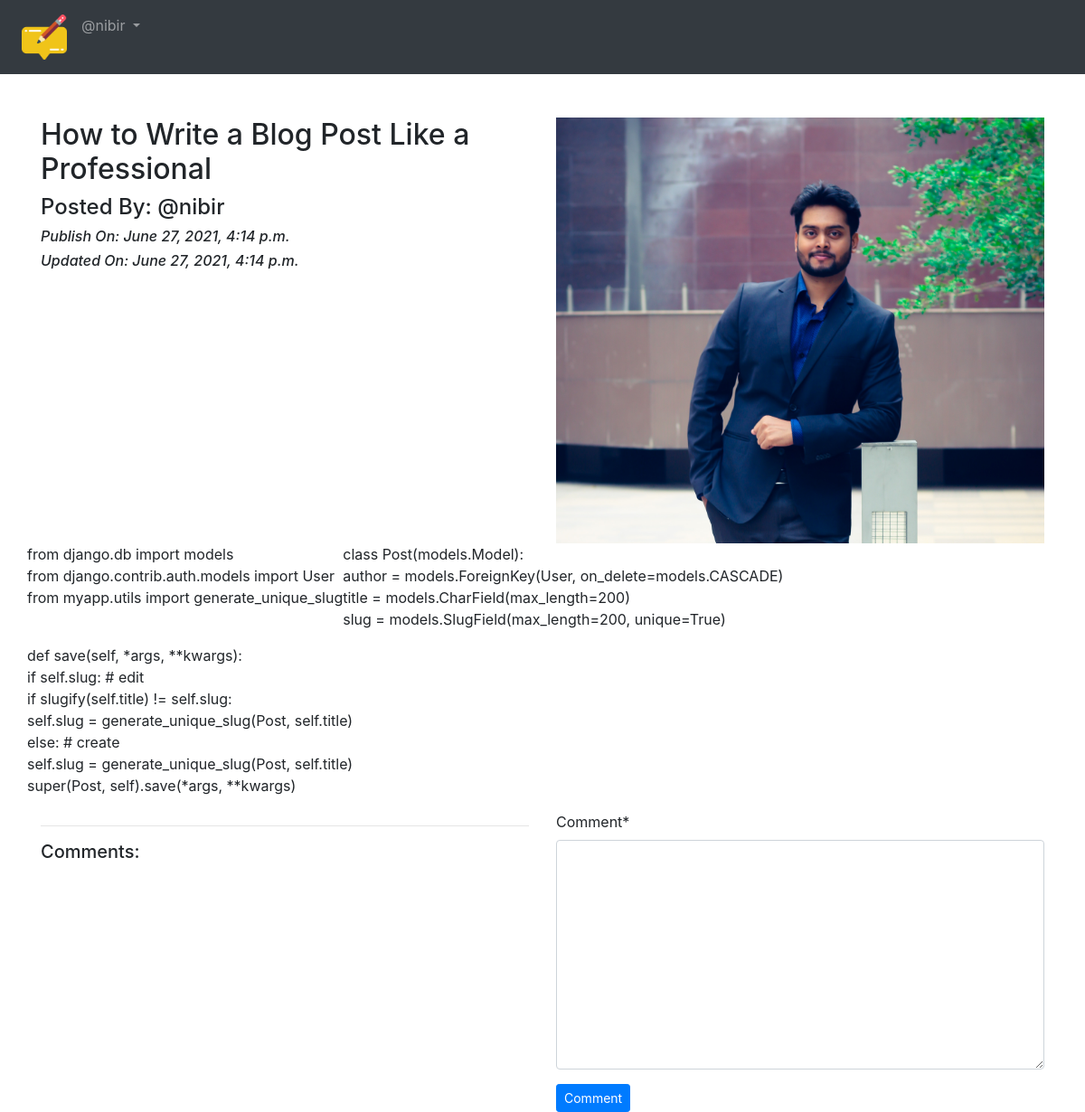
The app's page /blog/details/how-to-write-a-blog-post-like-a-professional (signed in) with its own data.
### App_Blog/models.py (models this page shows, shortened)
class Blog(models.Model):
    author = models.ForeignKey(User, on_delete=models.CASCADE, related_name='post_auther')
    blog_title = models.CharField(max_length=264, verbose_name="Put a Title")
    slug = models.SlugField(max_length=264, unique=True)
    blog_content = models.TextField(verbose_name="what is your mind?")
    blog_image = models.ImageField(upload_to='blog_images', verbose_name="Image")
    publish_date = models.DateTimeField(auto_now_add=True)
    update_date = models.DateTimeField(auto_now=True)
    class Meta:
        ordering = ('-publish_date',)

### App_Blog/views.py (the view, shortened to what this page needs)
# urls.py: path('details/<slug:slug>', views.blog_details, name='blog_details'),
@login_required
def blog_details(request, slug):
    blog = Blog.objects.get(slug=slug)
    comment_form = CommentForm()
    return render(request, 'App_Blog/blog_details.html', context={'blog':blog, 'comment_form':comment_form})

### App_Blog/forms.py
class CommentForm(forms.ModelForm):
    class Meta:
        model = Comment
        fields = ('comment',)

### templates/App_Blog/blog_details.html (shortened to what this page needs)
{% extends 'base.html' %}
{% load crispy_forms_tags %}
{% block body_block %}
<div class="row">
  <div class="col-sm-6">
    <h2>{{blog.blog_title}}</h2>
    <h4>Posted By: @{{blog.author}}</h4>
    <i><h6>Publish On: {{blog.publish_date}}</h6></i>
    <i><h6>Updated On: {{blog.update_date}}</h6></i>
  </div>
  <div class="col-sm-6">
    <img src="/media/{{blog.blog_image}}" width="100%">
  </div>
  <p>{{blog.blog_content|linebreaks}}</p>
</div>
<div class="row">
  <div class="col-sm-6">
    <hr>
    <h5>Comments:</h5>
  </div>
    <div class="col-sm-6">
      <form method="POST">
        {{comment_form|crispy}}
        <button type="submit" name="button" class="btn btn-primary btn-sm">Comment</button>
      </form>
    </div>
</div>
{% endblock %}

### templates/base.html (shortened to what this page needs)
<!DOCTYPE html>
<html lang="en" dir="ltr">
  <head>
    <link rel="stylesheet" href="https://maxcdn.bootstrapcdn.com/bootstrap/4.4.1/css/bootstrap.min.css">
  </head>
  <body>
  <nav class="navbar navbar-expand-sm bg-dark navbar-dark">
    <ul class="navbar-nav">
        <li class="nav-item active">
          <a class="nav-link" href="{% url 'index' %}"><img src="/media/logo.png" width="50px" alt=""></a>
        </li>
        {% if user.is_authenticated %}
        <div class="nav-item dropdown">
          <a class="nav-link dropdown-toggle" href="#" id="navbardrop" data-toggle="dropdown">
          @{{user.username}}
        </a>
        </div>
        {% endif %}
      </ul>
  </nav>
  <div class="container pt-5">
    {% block body_block %}
    {% endblock %}
  </div>
  </body>
</html>

### records on screen
Blog: blog_title "How to Write a Blog Post Like a Professional", author "nibir", publish_date "June 27, 2021, 4:14 p.m.", update_date "June 27, 2021, 4:14 p.m.", blog_image (picture), blog_content "from django.db import models from django.contrib.auth.models import User from myapp.utils import generate_unique_slug class Post(models.Model): author = models.ForeignKey(User, on_delete=models.CASCADE) title = models.CharField(max_length=200) slug = models.SlugField(max_length=200, unique=True) def save(self, *args, **kwargs): if self.slug: # edit if slugify(self.title) != self.slug: self.slug = generate_unique_slug(Post, self.title) else: # create self.slug = generate_unique_slug(Post, self.title) super(Post, self).save(*args, **kwargs)"

### other values on screen
{{ user.username }} "nibir"
